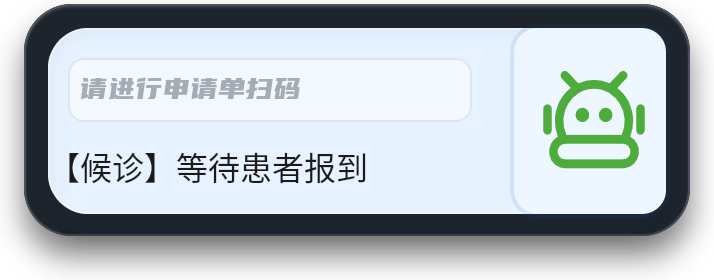
#> input picture 智能体UI/特检智能体 - 候诊，等到扫码@2x.png, 714 x 280 px; its folder holds 4 pictures in this run
$ python fb_status.py
#> lines starting #> are read from the running program, lines starting #| are printed output that depends on the picture
#!/usr/bin/env python3
from __future__ import annotations

import argparse
import os
import json
import struct
import subprocess
import time
import urllib.request
from pathlib import Path
from typing import Any, Optional

from PIL import Image, ImageDraw, ImageFont

FBIOGET_VSCREENINFO = 0x4600
CANVAS_W = 480
CANVAS_H = 320


def resample_bilinear() -> int:
    return getattr(getattr(Image, "Resampling", Image), "BILINEAR")


def resample_lanczos() -> int:
    return getattr(getattr(Image, "Resampling", Image), "LANCZOS")

TEXT = {
    "wait_scan": "\u5019\u8bca",
    "select_item": "\u60a3\u8005ID\u626b\u7801",
    "inputting": "\u5f55\u5165",
    "upload_done": "\u62a5\u544a\u4e0a\u4f20\u6210\u529f",
    "not_found": "\u626b\u7801\u672a\u627e\u5230\u7533\u8bf7\u5355",
    "connecting": "\u6b63\u5728\u8fde\u63a5",
    "connected": "\u8fde\u63a5\u6210\u529f",
    "connection_failed": "\u8fde\u63a5\u5931\u8d25",
    "printer_error": "\u672c\u5730\u9700\u8981\u6253\u5370\u673a",
    "service_connecting": "\u670d\u52a1\u8fde\u63a5\u4e2d",
    "querying_order": "\u6b63\u5728\u67e5\u8be2\u7533\u8bf7\u5355",
    "input_done": "\u5f55\u5165\u5b8c\u6210",
    "wait_report": "\u7b49\u5f85\u63a5\u6536\u62a5\u544a",
    "order": "\u7533\u8bf7\u5355",
    "no_selectable_item": "\u672a\u67e5\u8be2\u5230\u53ef\u9009\u62e9\u9879\u76ee",
    "unnamed_item": "\u672a\u547d\u540d\u9879\u76ee",
    "select_hint": "UP/DOWN \u9009\u62e9    OK \u786e\u8ba4",
    "self_check_starting": "\u81ea\u68c0\u542f\u52a8\u4e2d",
    "network": "\u7f51\u7edc",
    "service": "\u670d\u52a1",
    "waiting": "\u7b49\u5f85",
    "service_started": "\u670d\u52a1\u542f\u52a8",
    "assets_dir": "\u667a\u80fd\u4f53UI",
    "brand": "\u7279\u68c0\u667a\u80fd\u4f53",
    "scan_prompt": "\u7b49\u5f85\u626b\u7801",
    "scan_subtitle": "\u8bf7\u626b\u63cf\u60a3\u8005\u6761\u7801",
    "auto_input": "\u6b63\u5728\u81ea\u52a8\u5f55\u5165",
    "do_not_touch": "\u8bf7\u52ff\u64cd\u4f5c\u9f20\u6807\u952e\u76d8",
    "upload_done_title": "\u62a5\u544a\u4e0a\u4f20\u5b8c\u6210",
    "ready_scan": "\u53ef\u4ee5\u7ee7\u7eed\u626b\u7801",
    "file_received": "\u6587\u4ef6\u5df2\u63a5\u6536",
    "no_order_title": "\u672a\u627e\u5230\u7533\u8bf7\u5355",
    "no_order_subtitle": "\u8bf7\u6838\u5bf9\u6761\u7801\u540e\u91cd\u8bd5",
    "connecting_title": "\u6b63\u5728\u542f\u52a8",
    "connecting_subtitle": "\u6b63\u5728\u68c0\u67e5\u7f51\u7edc\u4e0e\u8bbe\u5907",
    "connected_title": "\u670d\u52a1\u5df2\u542f\u52a8",
    "connected_subtitle": "\u7cfb\u7edf\u5c31\u7eea",
    "failed_title": "\u542f\u52a8\u5f02\u5e38",
    "failed_subtitle": "\u8bf7\u68c0\u67e5\u8fde\u63a5\u72b6\u6001",
    "querying_title": "\u6b63\u5728\u67e5\u8be2",
    "querying_subtitle": "\u8bf7\u7a0d\u5019",
    "device_type": "\u8bbe\u5907\u9879\u76ee",
    "patient_items": "\u60a3\u8005\u9879\u76ee",
    "current_input": "\u6b63\u5728\u5f55\u5165",
    "other_items": "\u5176\u4ed6\u9879\u76ee",
    "exam_mismatch": "\u9879\u76ee\u4e0d\u7b26",
    "exam_mismatch_title": "\u60a3\u8005\u68c0\u67e5\u9879\u76ee\u4e0e\u8bbe\u5907\u4e0d\u7b26",
    "exam_mismatch_subtitle": "\u672a\u6267\u884c\u81ea\u52a8\u5f55\u5165",
}

ASSET_PATTERNS = {
    "wait_scan": TEXT["wait_scan"],
    "select_item": TEXT["select_item"],
    "inputting": TEXT["inputting"],
    "upload_done": TEXT["upload_done"],
    "not_found": TEXT["not_found"],
    "connecting": TEXT["connecting"],
    "connected": TEXT["connected"],
    "connection_failed": TEXT["connection_failed"],
    "printer_error": TEXT["printer_error"],
}


def read_state(url: str) -> dict[str, Any]:
    with urllib.request.urlopen(url, timeout=2) as response:
        return json.loads(response.read().decode("utf-8"))


def load_font(size: int, bold: bool = False):
    candidates = (
        "/usr/share/fonts/opentype/noto/NotoSansCJK-Bold.ttc" if bold else "",
        "/usr/share/fonts/opentype/noto/NotoSansCJK-Regular.ttc",
        "/usr/share/fonts/truetype/wqy/wqy-microhei.ttc",
        "/usr/share/fonts/truetype/wqy/wqy-zenhei.ttc",
        "/usr/share/fonts/truetype/dejavu/DejaVuSans-Bold.ttf" if bold else "",
        "/usr/share/fonts/truetype/dejavu/DejaVuSans.ttf",
    )
    for path in candidates:
        if path and Path(path).exists():
            return ImageFont.truetype(path, size)
    return ImageFont.load_default()


class Framebuffer:
    def __init__(self, path: str, width: int, height: int, bpp: int, rotate: int = 0) -> None:
        self.path = path
        self.width = width
        self.height = height
        self.bpp = bpp
        self.rotate = rotate

    @classmethod
    def open(cls, path: str, width: int, height: int, bpp: int, rotate: int = 0) -> "Framebuffer":
        try:
            import fcntl

            with Path(path).open("rb", buffering=0) as handle:
                data = fcntl.ioctl(handle.fileno(), FBIOGET_VSCREENINFO, bytes(160))
            values = struct.unpack_from("8I", data)
            width = int(values[0]) or width
            height = int(values[1]) or height
            bpp = int(values[6]) or bpp
        except Exception:
            pass
        return cls(path, width, height, bpp, rotate)

    def write(self, image: Image.Image) -> None:
        frame = Image.new("RGB", (self.width, self.height), "black")
        canvas = image.convert("RGB").resize((CANVAS_W, CANVAS_H), resample_bilinear())
        if self.rotate:
            canvas = canvas.rotate(self.rotate, expand=True)
        canvas = canvas.resize((self.width, self.height), resample_bilinear())
        frame.paste(canvas, (0, 0))
        payload = self._rgb565(frame) if self.bpp == 16 else frame.convert("RGBA").tobytes("raw", "BGRA")
        with Path(self.path).open("r+b", buffering=0) as handle:
            handle.seek(0)
            handle.write(payload)

    # [5 lines left out: function _rgb565, not called in this run]


class SysfsGpio:
    # [14 lines left out: functions __init__, _ensure_exported, not called in this run]

    def set(self, value: bool) -> None:
        (self.base / "value").write_text("1" if value else "0", encoding="ascii")


class RawSpi:
    SPI_IOC_WR_MODE = 0x40016B01
    SPI_IOC_WR_BITS_PER_WORD = 0x40016B03
    SPI_IOC_WR_MAX_SPEED_HZ = 0x40046B04

    # [13 lines left out: functions __init__, write, not called in this run]


class Ili9488Display:
    # [89 lines left out: functions __init__, _init_panel, _madctl, command, write, _pixels and 1 more, not called in this run]


class AssetRenderer:
    def __init__(self, assets_dir: Path) -> None:
        self.assets_dir = assets_dir
        self.assets = self._load_assets()
        self.font_tiny = load_font(13)
        self.font_small = load_font(16)
        self.font_mid = load_font(20)
        self.font_big = load_font(25, bold=True)

    def _load_assets(self) -> dict[str, Image.Image]:
        loaded: dict[str, Image.Image] = {}
        if not self.assets_dir.exists():
            return loaded
        files = [path for path in self.assets_dir.glob("*.png") if not path.name.startswith("_")]
        for key, pattern in ASSET_PATTERNS.items():
            candidates = [path for path in files if pattern in path.name]
            if not candidates:
                continue
            path = self._best_candidate(candidates)
            try:
                loaded[key] = Image.open(path).convert("RGBA")
            except Exception:
                continue
        return loaded

    def _best_candidate(self, candidates: list[Path]) -> Path:
        for scale in ("@2x", "@3x", "@1x"):
            for path in candidates:
                if scale in path.name:
                    return path
        return candidates[0]

    def render_boot(self, status: str, detail: str = "") -> Image.Image:
        if status == "ok":
            return self._status_page(TEXT["connected_title"], detail or TEXT["connected_subtitle"], TEXT["connected"], (35, 196, 123))
        elif status == "fail":
            return self._status_page(TEXT["failed_title"], detail or TEXT["failed_subtitle"], TEXT["connection_failed"], (245, 92, 92))
        else:
            return self._status_page(TEXT["connecting_title"], detail or TEXT["connecting_subtitle"], TEXT["connecting"], (70, 143, 255))

    # [63 lines left out: functions render, _with_popup, _asset_canvas, _cover_asset, not called in this run]

    def _background(self) -> Image.Image:
        image = Image.new("RGBA", (CANVAS_W, CANVAS_H), "#edf4fa")
        pixels = image.load()
        for y in range(CANVAS_H):
            for x in range(CANVAS_W):
                r = 236 - int(y * 20 / CANVAS_H)
                g = 245 - int((x + y) * 15 / (CANVAS_W + CANVAS_H))
                b = 250 - int(x * 12 / CANVAS_W)
                pixels[x, y] = (r, g, b, 255)
        draw = ImageDraw.Draw(image, "RGBA")
        draw.polygon([(0, 58), (CANVAS_W, 20), (CANVAS_W, 82), (0, 122)], fill=(223, 235, 246, 180))
        draw.polygon([(0, 260), (CANVAS_W, 218), (CANVAS_W, CANVAS_H), (0, CANVAS_H)], fill=(216, 231, 242, 190))
        draw.rounded_rectangle((0, 0, CANVAS_W - 1, CANVAS_H - 1), radius=0, outline=(197, 213, 226, 255), width=1)
        return image

    def _status_page(self, title: str, subtitle: str, tag: str, accent: tuple[int, int, int]) -> Image.Image:
        image = self._background()
        draw = ImageDraw.Draw(image, "RGBA")
        self._top_bar(draw, accent, tag)
        draw.rounded_rectangle((28, 84, 452, 248), radius=26, fill=(255, 255, 255, 238), outline=(*accent, 150), width=2)
        draw.rectangle((28, 122, 36, 210), fill=(*accent, 255))
        self._center_text(draw, title, 124, load_font(34, bold=True), (22, 34, 46, 255))
        self._center_text(draw, subtitle, 176, self.font_mid, (73, 88, 105, 255))
        draw.rounded_rectangle((138, 270, 342, 298), radius=14, fill=(*accent, 235))
        self._center_text(draw, tag, 274, self.font_small, (255, 255, 255, 255))
        return image.convert("RGB")

    def _top_bar(self, draw: ImageDraw.ImageDraw, accent: tuple[int, int, int], tag: str) -> None:
        draw.rectangle((0, 0, CANVAS_W, 58), fill=(12, 20, 30, 255))
        draw.rectangle((0, 56, CANVAS_W, 60), fill=(*accent, 255))
        draw.text((24, 16), TEXT["brand"], font=self.font_mid, fill=(246, 250, 255, 255))
        badge_w = min(max(int(draw.textlength(tag, font=self.font_tiny)) + 30, 92), 180)
        x0 = CANVAS_W - badge_w - 22
        draw.rounded_rectangle((x0, 15, CANVAS_W - 22, 43), radius=14, fill=(*accent, 235))
        draw.text((x0 + 15, 20), tag[:10], font=self.font_tiny, fill=(255, 255, 255, 255))

    # [101 lines left out: functions _select, _inputting, _exam_mismatch, _detail_status_page, _draw_center_overlay, _draw_footer, not called in this run]

    def _center_text(self, draw: ImageDraw.ImageDraw, text: str, y: int, font: ImageFont.ImageFont, fill: tuple[int, int, int, int]) -> None:
        bbox = draw.textbbox((0, 0), text, font=font)
        x = max((CANVAS_W - (bbox[2] - bbox[0])) // 2, 0)
        draw.text((x, y), text, font=font, fill=fill)

    # [7 lines left out: function _clip, not called in this run]


def hide_console() -> None:
    for tty in ("/dev/tty0", "/dev/tty1"):
        try:
            with Path(tty).open("w", encoding="ascii", errors="ignore") as handle:
                handle.write("\033[2J\033[H\033[?25l")
        except Exception:
            pass


def quiet_kernel_console() -> None:
    subprocess.run(["dmesg", "-n", "1"], stdout=subprocess.DEVNULL, stderr=subprocess.DEVNULL, check=False)


def network_ready() -> bool:
    route = Path("/proc/net/route")
    try:
        for line in route.read_text(encoding="ascii", errors="ignore").splitlines()[1:]:
            parts = line.split()
            if len(parts) > 2 and parts[1] == "00000000" and int(parts[3], 16) & 0x2:
                return True
    except Exception:
        pass
    return False


def gadget_ready() -> bool:
    if Path("/dev/g_printer0").exists():
        return True
    udc = Path("/sys/kernel/config/usb_gadget/rockchip/UDC")
    try:
        return bool(udc.read_text(encoding="ascii", errors="ignore").strip())
    except Exception:
        return False


def api_ready(url: str) -> bool:
    try:
        read_state(url)
        return True
    except Exception:
        return False


def run_boot_check(display: Any, renderer: AssetRenderer, url: str, timeout: float) -> None:
    deadline = time.monotonic() + timeout
    last_detail = TEXT["self_check_starting"]
    while time.monotonic() < deadline:
        checks = {
            TEXT["network"]: network_ready(),
            "Gadget": gadget_ready(),
            TEXT["service"]: api_ready(url),
        }
        bad = [name for name, ok in checks.items() if not ok]
        if not bad:
            display.write(renderer.render_boot("ok", TEXT["service_started"]))
            time.sleep(1.6)
            return
        last_detail = TEXT["waiting"] + " " + " / ".join(bad)
        display.write(renderer.render_boot("checking", last_detail))
        time.sleep(0.8)
    display.write(renderer.render_boot("fail", last_detail))
    time.sleep(1.8)


def main() -> int:
    parser = argparse.ArgumentParser()
    parser.add_argument("--output", choices=("fb", "ili9488"), default="fb")
    parser.add_argument("--fb", default="/dev/fb0")
    parser.add_argument("--fb-rotate", type=int, choices=(0, 90, 180, 270), default=0)
    parser.add_argument("--spidev", default="/dev/spidev1.0")
    parser.add_argument("--dc-gpio", type=int, default=139)
    parser.add_argument("--reset-gpio", type=int, default=142)
    parser.add_argument("--bl-gpio", type=int, default=-1)
    parser.add_argument("--spi-speed", type=int, default=16000000)
    parser.add_argument("--rotate", type=int, choices=(0, 90, 180, 270), default=90)
    parser.add_argument("--color-order", choices=("rgb", "bgr"), default="rgb")
    parser.add_argument("--pixel-format", type=int, choices=(16, 18), default=18)
    parser.add_argument("--invert", choices=("on", "off"), default="off")
    parser.add_argument("--url", default="http://127.0.0.1:8080/display/state")
    parser.add_argument("--interval", type=float, default=0.5)
    parser.add_argument("--width", type=int, default=CANVAS_W)
    parser.add_argument("--height", type=int, default=CANVAS_H)
    parser.add_argument("--bpp", type=int, default=32)
    parser.add_argument("--assets-dir", default="/opt/rk3568_gateway/" + TEXT["assets_dir"])
    parser.add_argument("--boot-check-timeout", type=float, default=18)
    args = parser.parse_args()

    quiet_kernel_console()
    hide_console()
    if args.output == "ili9488":
        display = Ili9488Display(
            spidev=args.spidev,
            dc_gpio=args.dc_gpio,
            reset_gpio=args.reset_gpio if args.reset_gpio >= 0 else None,
            bl_gpio=args.bl_gpio if args.bl_gpio >= 0 else None,
            speed_hz=args.spi_speed,
            rotate=args.rotate,
            color_order=args.color_order,
            pixel_format=args.pixel_format,
            invert=args.invert == "on",
        )
    else:
        display = Framebuffer.open(args.fb, args.width, args.height, args.bpp, args.fb_rotate)
    renderer = AssetRenderer(Path(args.assets_dir))
#> in __init__, `self.assets = self._load_assets()`: self.assets = 1 item

    run_boot_check(display, renderer, args.url, args.boot_check_timeout)
#> the loop in run_boot_check, `while time.monotonic() < deadline:` made 1 pass
#> pass 1, in _background, `image = Image.new("RGBA", (CANVAS_W, CANVAS_H), "#edf4fa")`:
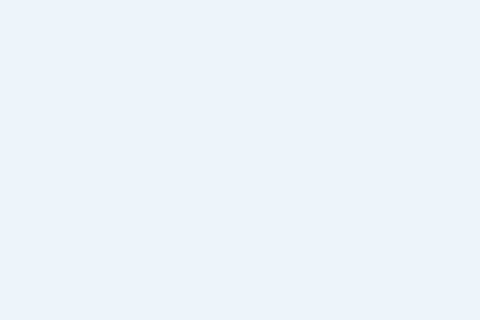
#> image: PIL image 480x320 RGBA; mean R, G, B, A 237, 244, 250, 255
#> pass 1, in write, `canvas = image.convert("RGB").resize((CANVAS_W, CANVAS_H), resample_bi..`:
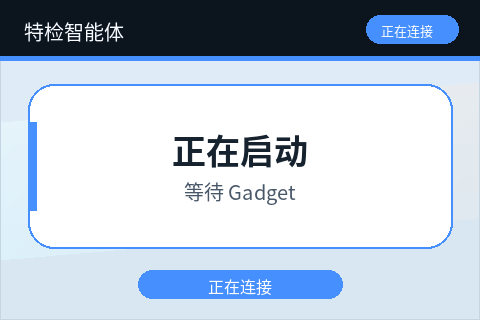
#> canvas: PIL image 480x320 RGB; mean R, G, B 186.6, 198.7, 213.3

    last_state: dict[str, Any] = {}
    while True:
        error = ""
        try:
            last_state = read_state(args.url)
        except Exception as exc:
            error = str(exc) if not last_state else ""
        display.write(renderer.render(last_state, error))
        time.sleep(args.interval)


if __name__ == "__main__":
#> (the run stopped early here; a loop or call above may not have finished)
